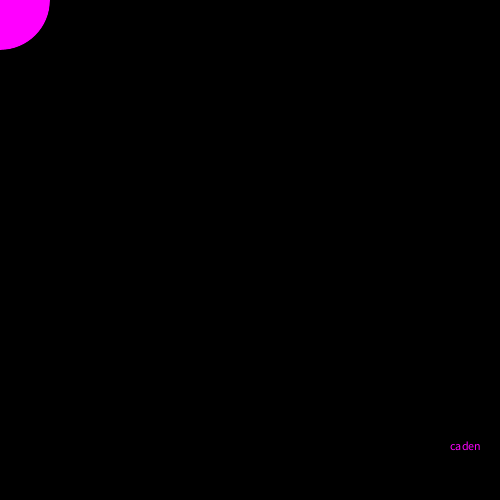
Frame 1 (no input)
Frame 60 (the mouse pressed at the canvas centre just before this capture): identical to frame 1, image omitted
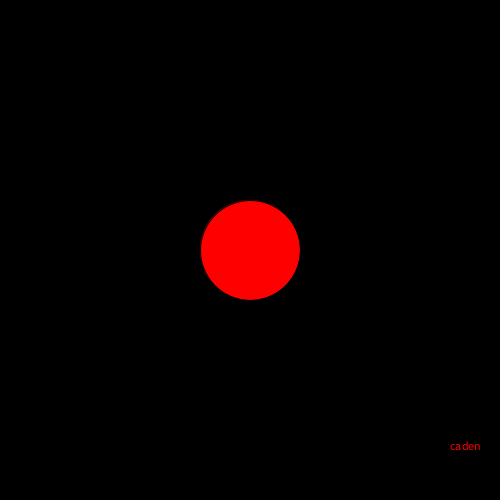
Frame 120 (the mouse held since frame 60 and released just before this capture)

The Processing sketch that drew these frames (run headless with seeded random() and noise(); from frame 60 on, the mouse is pressed at the canvas centre):

// Processing sketch: Pr
// ── Pr.pde
void setup () {
    size(500,500);
    background(0,0,0);
}

void draw() {
      background(0,0,0);
  if (mousePressed){
    fill(255,0,0);
  }
  else{
  fill(255,0,255);
  }
  ellipse (mouseX,mouseY,100, 100);
  text("caden", 450, 450);
}
